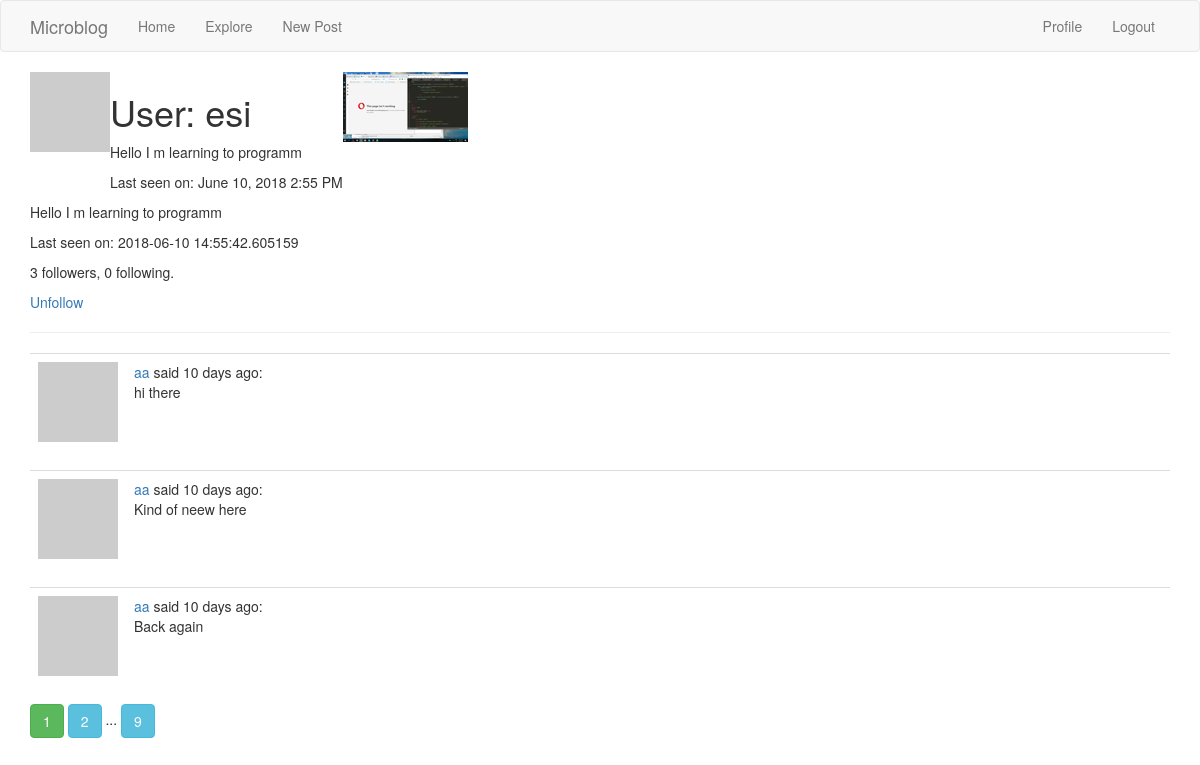
The page /user/esi (signed in) on the database as committed earlier.
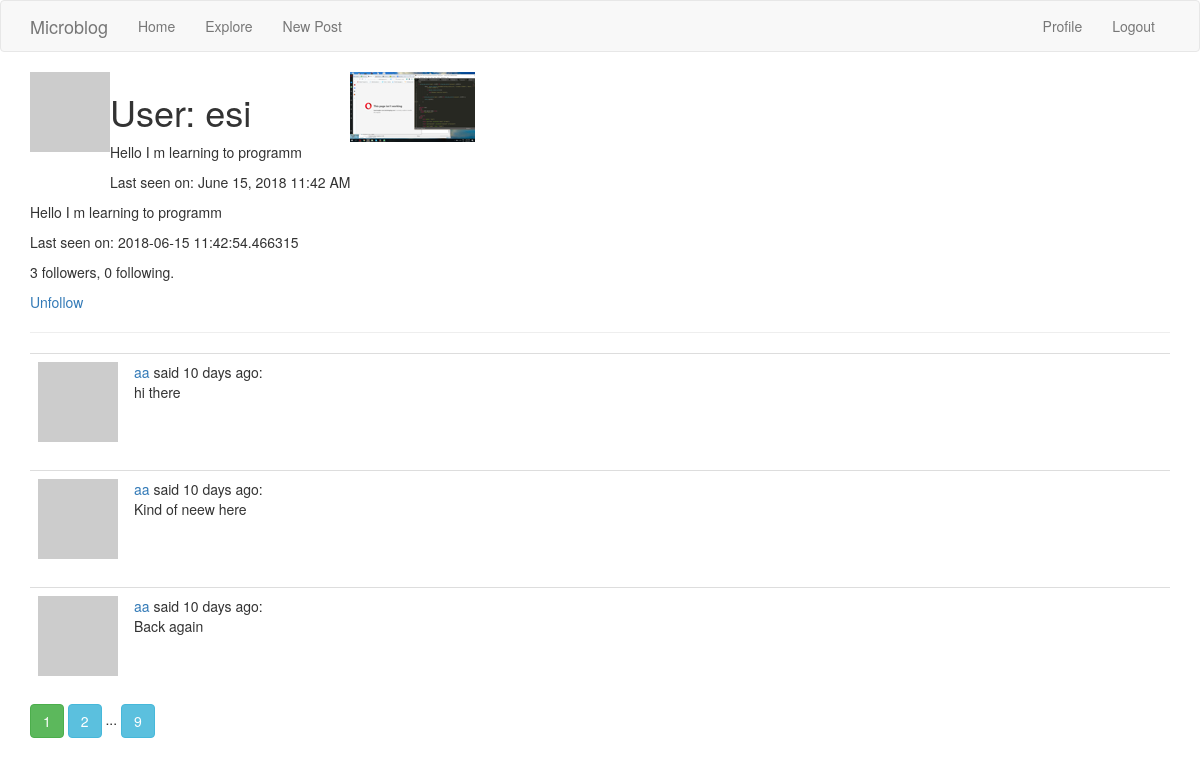
The same page on the database as committed later.
### app/models.py (models this page shows, shortened)
class User(UserMixin, db.Model):
    id = db.Column(db.Integer, primary_key=True)
    username = db.Column(db.String(64), index=True, unique=True)
    email = db.Column(db.String(120), index=True, unique=True)
    password_hash = db.Column(db.String(128))
    posts = db.relationship('Post', backref='author', lazy='dynamic')
    about_me = db.Column(db.String(140))
    last_seen = db.Column(db.DateTime,default=datetime.utcnow)
    image_file = db.Column(db.String(20), default='default.jpg')
    followed = db.relationship(
        'User', secondary=followers,
        primaryjoin=(followers.c.follower_id == id),
        secondaryjoin=(followers.c.followed_id == id),
        backref=db.backref('followers', lazy='dynamic'), lazy='dynamic')
    def avatar(self, size):
        digest = md5(self.email.lower().encode('utf-8')).hexdigest()
        return 'https://www.gravatar.com/avatar/{}?d=identicon&s={}'.format(
            digest, size)
    def is_following(self, user):
        return self.followed.filter(
            followers.c.followed_id == user.id).count() > 0

class Post(db.Model):
    id = db.Column(db.Integer, primary_key=True)
    body = db.Column(db.String(140))
    timestamp = db.Column(db.DateTime, index=True, default=datetime.utcnow)
    user_id = db.Column(db.Integer, db.ForeignKey('user.id'))

### app/users/routes.py (the view)
@users.route('/user/<username>')
@login_required
def user(username):
    user = User.query.filter_by(username=username).first_or_404()
    image_file = url_for('static', filename='profile_pics/' + current_user.image_file)
    page = request.args.get('page', 1, type=int)
    posts = current_user.posts.paginate(page, current_app.config['POSTS_PER_PAGE'], False)
    return render_template('users/user.html', user=user, posts=posts, image_file=image_file)

### app/models.py (called while the page is built)
@login.user_loader
def load_user(id):
    return User.query.get(int(id))

### app/templates/users/user.html (shortened to what this page needs)
{% extends "base.html" %}
{% block app_content %}
    <table>
        <tr valign="top">
            <td><img src="{{ user.avatar(128) }}"></td>
            <td>
                <h1>User: {{ user.username }}</h1>
                {% if user.about_me %}<p>{{ user.about_me }}</p>{% endif %}
                {% if user.last_seen %}
                    <p>Last seen on: {{ moment(user.last_seen).format('LLL') }}</p>
                {% endif %}
            </td>
            <td>
               <img src="{{ image_file }}"></td>
        </tr>
    </table>
    {% if user.about_me %}<p>{{ user.about_me }}</p>{% endif %}
        {% if user.last_seen %}<p>Last seen on: {{ user.last_seen }}</p>{% endif %}
        <p>{{ user.followers.count() }} followers, {{ user.followed.count() }} following.</p>
        {% if user == current_user %}
        {% elif not current_user.is_following(user) %}
            <p><a href="{{ url_for('users.follow', username=user.username) }}">Follow</a></p>
            {% else %}
            <p><a href="{{ url_for('users.unfollow', username=user.username) }}">Unfollow</a></p>
    {% endif %}
    <hr>
    {% for post in posts.items %}
    	{% include 'users/_post.html' %}
    {% endfor %}
    {% for page_num in posts.iter_pages(left_edge=1,right_edge=1, left_current=1, right_current=2) %}
        {% if page_num %}
            {% if page_num == posts.page %}
                <a class="btn btn-success" href="{{ url_for('main.index', page=page_num) }}">{{page_num}}</a>
            {% else %}
                <a class="btn btn-info" href="{{ url_for('main.index', page=page_num) }}">{{page_num}}</a>
            {% endif %}
        {% else %}
            ...
        {% endif %}
    {% endfor %}
{% endblock %}

### app/templates/base.html (shortened to what this page needs)
{% extends 'bootstrap/base.html' %}
{% block navbar %}
    <nav class="navbar navbar-default">
        <div class="container">
            <div class="navbar-header">
                <a class="navbar-brand" href="{{ url_for('main.index') }}">Microblog</a>
            </div>
            <div class="collapse navbar-collapse" id="bs-example-navbar-collapse-1">
                <ul class="nav navbar-nav">
                    <li><a href="{{ url_for('main.index') }}">Home</a></li>
                    <li><a href="{{ url_for('posts.explore') }}">Explore</a></li>
                    <li><a href="{{ url_for('posts.new_post') }}">New Post</a></li>
                </ul>
                <ul class="nav navbar-nav navbar-right">
                    {% if current_user.is_anonymous %}
                    <li><a href="{{ url_for('users.login') }}">Login</a></li>
                    {% else %}
                    <li><a href="{{ url_for('users.user', username=current_user.username) }}">Profile</a></li>
                    <li><a href="{{ url_for('users.logout') }}">Logout</a></li>
                    {% endif %}
                </ul>
            </div>
        </div>
    </nav>
{% endblock %}
{% block content %}
    <div class="container">
        {% block app_content %}{% endblock %}
    </div>
{% endblock %}

### app/templates/users/_post.html
    <table class="table table-hover">
        <tr>
            <td width="70px">
                <a href="{{ url_for('users.user', username=post.author.username) }}">
                    <img src="{{ post.author.avatar(70) }}" />
                </a>
            </td>
            <td>
                <a href="{{ url_for('users.user', username=post.author.username) }}">
                    {{ post.author.username }}
                </a>
                said {{ moment(post.timestamp).fromNow() }}:
                <br>
                {{ post.body }}
            </td>
        </tr>
    </table>

Rows that differ between the two databases and show on the page:
changed User "esi": last_seen "June 10, 2018 2:55 PM" → "June 15, 2018 11:42 AM"; last_seen "2018-06-10 14:55:42.605159" → "2018-06-15 11:42:54.466315"
